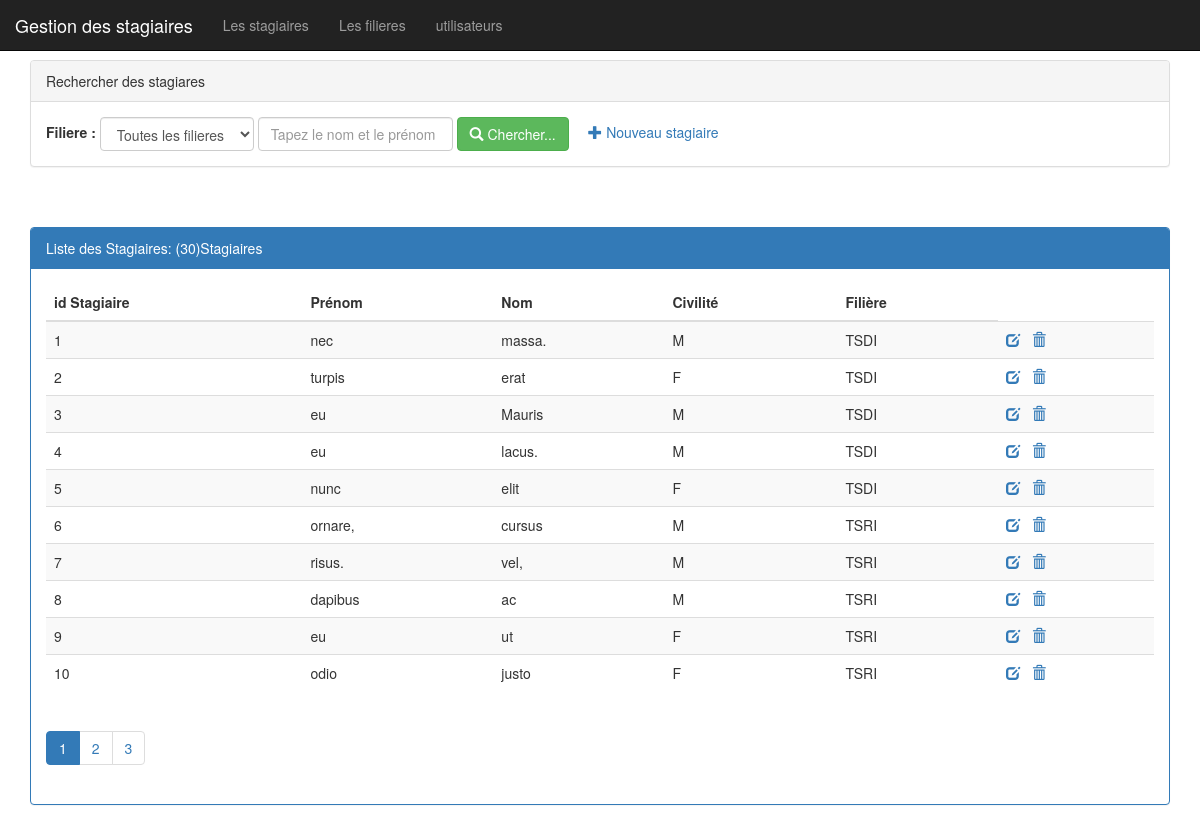
Screenshot of /pages/stagiaires.php with the database file from the repository.
### tables this page shows
create table stagiaire(
    idStagiaire int(4) auto_increment primary key,
    nom varchar(50),
    prenom varchar(50),
    civilite varchar(1) ,
    idFiliere int(4)
);

create table filiere(
    idFiliere int(4) auto_increment primary key,
    nomFiliere varchar(50),
    niveau varchar(50)
);

### pages/stagiaires.php (the view, shortened to what this page needs)
<?php
        require_once("connexiondb.php");
        $filiere = isset($_GET['filiere'])?$_GET['filiere']:0;
        $nomPrenom = isset($_GET['nomPrenom'])?$_GET['nomPrenom']:"";
        $size = isset($_GET['size'])?$_GET['size']:10;
        $page = isset($_GET['page'])?$_GET['page']:1;
        $offset = ($page-1)*$size;
        if($filiere==0){
            $requestStagiaire = "SELECT idStagiaire,nom,prenom,nomFiliere,civilite FROM filiere as f,stagiaire as s WHERE f.idFiliere=s.idFiliere
                                AND(nom like '%$nomPrenom%' OR prenom LIKE '%$nomPrenom%') ORDER BY idStagiaire LIMIT $size offset $offset";
            $requestStagiaireCount = "SELECT COUNT(*) countS FROM stagiaire WHERE nom like '%$nomPrenom%' OR prenom like '%$nomPrenom%'";
        }
        $resultatStagiaire = $pdo->query($requestStagiaire);
        $resultatStagiaireCount = $pdo->query($requestStagiaireCount);
        $tabCount = $resultatStagiaireCount->fetch();
        $nbrS = $tabCount['countS'];
        $reste = $nbrS%$size;
        if($reste==0){
            $nbrPage = $nbrS/$size;
        }else{
            $nbrPage = floor($nbrS/$size)+1;
        }
?>
<!DOCTYPE html>
<html>
<head>
    <link rel="stylesheet" type="text/css" href="../css/bootstrap.css">
    <link rel="stylesheet" type="text/css" href="../css/style.css">
</head>
<body>
    <?php include("menu.php"); ?>
        <div class="container">
            <div class="panel panel-default margetop">
                <div class="panel-heading">Rechercher des stagiares</div>
                <div class="panel-body">
                    <form method="get" action="stagiaires.php"class="form-inline">
                        <div class="form-group" >
                            <label for="filiere">Filiere : </label>
                            <select name="filiere" id="filiere" class="form-control">
                                <option value="0">Toutes les filieres </option>
                            </select>
                        </div>
                        <div class="form-group">
                            <input type="text" name="nomPrenom" placeholder="Tapez le nom et le prénom" class="form-control" value="<?php echo $nomPrenom ?>">
                        </div>
                        <button type="submit" class="btn btn-success" > <span class="glyphicon glyphicon-search"></span> Chercher...</button>
                        <a href="newStagiaire.php"><span class="glyphicon glyphicon-plus"> </span> Nouveau stagiaire</a>
                    </form>
                </div>
            </div>
            <div class="panel panel-primary margetop">
                <div class="panel-heading">Liste des Stagiaires: (<?php echo $nbrS ?>)Stagiaires</div>
                <div class="panel-body">
                    <table class="table table-striped">
                        <thead>
                            <tr>
                            <th>id Stagiaire</th><th>Prénom </th><th>Nom</th><th>Civilité</th><th>Filière</th>
                            </tr>
                        </thead>
                        <tbody>
                        <?php while($stagiaire=$resultatStagiaire->fetch()){?>
                            <tr>
                                <td><?php echo $stagiaire['idStagiaire'] ?></td>
                                <td><?php echo $stagiaire['prenom']?></td>
                                <td><?php echo $stagiaire['nom']?></td>
                                <td><?php echo $stagiaire['civilite']?></td>
                                <td><?php echo $stagiaire['nomFiliere']?></td>
                                <td>
                                    <a href="editStagiaire.php?idStagiaire=<?php echo $stagiaire['idStagiaire']?>">
                                        <span class="glyphicon glyphicon-edit"> </span>
                                    </a>
                                     <a onclick="return confirm(' etes vous sur de suprimer')" href="deleteStagiaires.php?idStagiaire=<?php echo $stagiaire['idStagiaire'] ?>" >
                                        <span class="glyphicon glyphicon-trash"> </span>
                                     </a>
                                </td>
                            </tr>
                        <?php } ?>
                        </tbody>
                    </table>
                    <div >
                        <ul class="pagination">
                        <?php  for($i=1; $i<=$nbrPage;$i++){ ?>
                            <li class="<?php if($i==$page) echo 'active' ?>"><a href="stagiaires.php?page=<?php echo $i;?>&filiere=<?php echo $filiere ?>&nomPrenom=<?php echo $nomPrenom ?>">  <?php echo $i; ?> </a></li>
			<?php } ?>
                        </ul>
                    </div>
                </div>
            </div>
        </div>
</body>
</html>

### css/style.css (style rules this page uses)
.margetop { margin-top: 60px; }

### rows the page displays
stagiaire: idStagiaire "1", prenom "nec", nom "massa.", civilite "M", idFiliere.nomFiliere "TSDI"
stagiaire: idStagiaire "2", prenom "turpis", nom "erat", civilite "F", idFiliere.nomFiliere "TSDI"
stagiaire: idStagiaire "3", prenom "eu", nom "Mauris", civilite "M", idFiliere.nomFiliere "TSDI"
stagiaire: idStagiaire "4", prenom "eu", nom "lacus.", civilite "M", idFiliere.nomFiliere "TSDI"
stagiaire: idStagiaire "5", prenom "nunc", nom "elit", civilite "F", idFiliere.nomFiliere "TSDI"
stagiaire: idStagiaire "6", prenom "ornare,", nom "cursus", civilite "M", idFiliere.nomFiliere "TSRI"
stagiaire: idStagiaire "7", prenom "risus.", nom "vel,", civilite "M", idFiliere.nomFiliere "TSRI"
stagiaire: idStagiaire "8", prenom "dapibus", nom "ac", civilite "M", idFiliere.nomFiliere "TSRI"
stagiaire: idStagiaire "9", prenom "eu", nom "ut", civilite "F", idFiliere.nomFiliere "TSRI"
stagiaire: idStagiaire "10", prenom "odio", nom "justo", civilite "F", idFiliere.nomFiliere "TSRI"

### other values shown
$nbrS "30"
